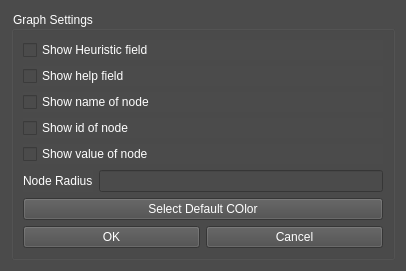
<?xml version="1.0" encoding="UTF-8"?>
<ui version="4.0">
 <class>settings</class>
 <widget class="QWidget" name="settings">
  <property name="geometry">
   <rect>
    <x>0</x>
    <y>0</y>
    <width>406</width>
    <height>240</height>
   </rect>
  </property>
  <property name="windowTitle">
   <string>Form</string>
  </property>
  <property name="styleSheet">
   <string notr="true">QWidget { background-color: rgb(75, 75, 75) ;
color: white;
}</string>
  </property>
  <layout class="QVBoxLayout" name="verticalLayout">
   <item>
    <widget class="QGroupBox" name="groupBox">
     <property name="title">
      <string>Graph Settings</string>
     </property>
     <layout class="QGridLayout" name="gridLayout">
      <item row="2" column="0">
       <widget class="QCheckBox" name="nameCheck">
        <property name="text">
         <string>Show name of node</string>
        </property>
       </widget>
      </item>
      <item row="10" column="0">
       <layout class="QHBoxLayout" name="horizontalLayout">
        <item>
         <widget class="QPushButton" name="okButton">
          <property name="text">
           <string>OK</string>
          </property>
         </widget>
        </item>
        <item>
         <widget class="QPushButton" name="cancelButton">
          <property name="text">
           <string>Cancel</string>
          </property>
         </widget>
        </item>
       </layout>
      </item>
      <item row="6" column="0">
       <layout class="QHBoxLayout" name="horizontalLayout_2">
        <item>
         <widget class="QLabel" name="label">
          <property name="text">
           <string>Node Radius</string>
          </property>
         </widget>
        </item>
        <item>
         <widget class="QLineEdit" name="lineEdit"/>
        </item>
       </layout>
      </item>
      <item row="8" column="0">
       <spacer name="verticalSpacer">
        <property name="orientation">
         <enum>Qt::Vertical</enum>
        </property>
        <property name="sizeHint" stdset="0">
         <size>
          <width>20</width>
          <height>40</height>
         </size>
        </property>
       </spacer>
      </item>
      <item row="4" column="0">
       <widget class="QCheckBox" name="valueCheck">
        <property name="text">
         <string>Show value of node</string>
        </property>
       </widget>
      </item>
      <item row="1" column="0">
       <widget class="QCheckBox" name="helpCHeck">
        <property name="text">
         <string>Show help field</string>
        </property>
       </widget>
      </item>
      <item row="0" column="0">
       <widget class="QCheckBox" name="heuristicCheck">
        <property name="text">
         <string>Show Heuristic field</string>
        </property>
       </widget>
      </item>
      <item row="3" column="0">
       <widget class="QCheckBox" name="idCheck">
        <property name="text">
         <string>Show id of node</string>
        </property>
       </widget>
      </item>
      <item row="7" column="0">
       <widget class="QPushButton" name="SelectDefaultColor">
        <property name="text">
         <string>Select Default COlor</string>
        </property>
       </widget>
      </item>
     </layout>
    </widget>
   </item>
  </layout>
 </widget>
 <resources/>
 <connections/>
</ui>
